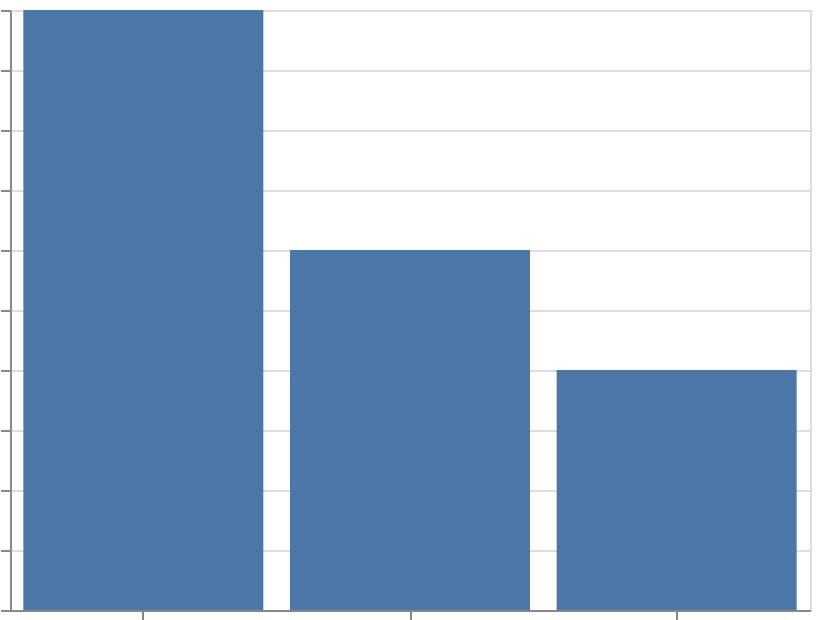

Source (Vega-Lite JSON):
### Vega-Lite specification from a JSON file in a GitHub repository (floating-point values rounded to 4 significant figures)
{"$schema": "https://vega.github.io/schema/vega-lite/v6.json", "width": 400, "height": 300, "padding": 5, "autosize": "none", "data": {"name": "table", "values": [{"cat": "Banana", "val": 3}, {"cat": "Apple", "val": 5}, {"cat": "Cherry", "val": 2}]}, "mark": "bar", "encoding": {"x": {"field": "cat", "type": "nominal", "sort": {"field": "val", "order": "descending"}}, "y": {"field": "val", "type": "quantitative"}}}
